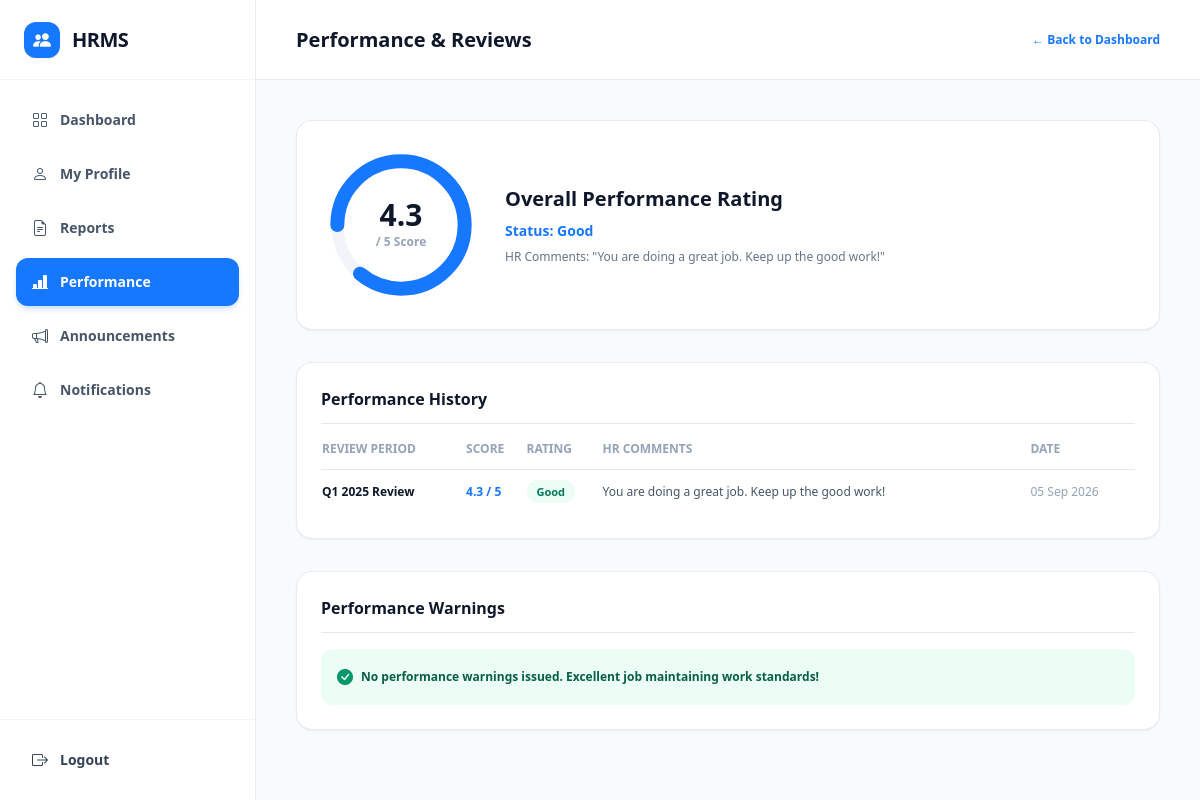
/employees/performance/ (signed in), run on the app's committed database.
### employees/models.py (models this page shows, shortened)
class EmployeePerformance(models.Model):
    RATING_CHOICES = [
        ("EXCELLENT", "Excellent"),
        ("GOOD", "Good"),
        ("AVERAGE", "Average"),
        ("NEEDS_IMPROVEMENT", "Needs Improvement"),
    ]
    performance_id = models.AutoField(
        primary_key=True,
    )
    employee = models.ForeignKey(
        Employee,
        on_delete=models.CASCADE,
        related_name="performance_reviews",
    )
    reviewed_by = models.ForeignKey(
        "hr.HRManager",
        on_delete=models.SET_NULL,
        null=True,
        related_name="employee_performance_reviews",
    )
    review_period = models.CharField(
        max_length=50,
    )
    score = models.DecimalField(
        max_digits=3,
        decimal_places=1,
        default=4.3,
    )
    rating = models.CharField(
        max_length=30,
        choices=RATING_CHOICES,
    )
    comments = models.TextField(
        blank=True,
    )
    review_date = models.DateField(
        auto_now_add=True,
    )

### employees/views.py (the view)
# urls.py: path("performance/", views.performance_view, name="performance"),
@login_required
def performance_view(request):
    try:
        employee = request.user.employee_profile
    except AttributeError:
        messages.error(request, "Employee profile not found.")
        return redirect("employees:login")
    reviews = employee.performance_reviews.all().order_by("-review_date")
    warnings = employee.performance_warnings.all().order_by("-warning_date")
    latest_review = reviews.first()
    score = float(latest_review.score) if latest_review else 4.3
    context = {
        "employee": employee,
        "reviews": reviews,
        "warnings": warnings,
        "latest_review": latest_review,
        "score": score,
    }
    return render(request, "employees/performance.html", context)

### hr_management_system/users/context_processors.py (called while the page is built)
def allauth_settings(request):
    return {
        "ACCOUNT_ALLOW_REGISTRATION": settings.ACCOUNT_ALLOW_REGISTRATION,
    }

### employees/templates/employees/performance.html (shortened to what this page needs)
{% load static %}
<!DOCTYPE html>
<html lang="en">
<head>
    <script src="https://cdn.tailwindcss.com"></script>
    <link rel="stylesheet" href="https://cdn.jsdelivr.net/npm/bootstrap-icons@1.11.3/font/bootstrap-icons.min.css">
</head>
<body class="bg-slate-50 font-sans antialiased text-slate-800 min-h-screen flex">
    <aside class="w-64 bg-white border-r border-slate-200/80 flex flex-col justify-between hidden md:flex shrink-0 min-h-screen">
        <div>
            <div class="h-20 flex items-center px-6 border-b border-slate-100">
                <a href="{% url 'employees:dashboard' %}" class="flex items-center gap-3 text-hrms-blue">
                    <div class="w-9 h-9 bg-hrms-blue text-white rounded-xl flex items-center justify-center text-lg shadow-sm">
                        <i class="bi bi-people-fill"></i>
                    </div>
                    <span class="text-xl font-extrabold tracking-tight text-slate-900">HRMS</span>
                </a>
            </div>
            <nav class="p-4 space-y-1.5">
                <a href="{% url 'employees:dashboard' %}" class="flex items-center gap-3 px-4 py-3 text-sm font-semibold text-slate-600 hover:text-hrms-blue hover:bg-blue-50/60 rounded-xl">
                    <i class="bi bi-grid text-base"></i><span>Dashboard</span>
                </a>
                <a href="{% url 'employees:profile' %}" class="flex items-center gap-3 px-4 py-3 text-sm font-semibold text-slate-600 hover:text-hrms-blue hover:bg-blue-50/60 rounded-xl">
                    <i class="bi bi-person text-base"></i><span>My Profile</span>
                </a>
                <a href="{% url 'employees:reports_list' %}" class="flex items-center gap-3 px-4 py-3 text-sm font-semibold text-slate-600 hover:text-hrms-blue hover:bg-blue-50/60 rounded-xl">
                    <i class="bi bi-file-earmark-text text-base"></i><span>Reports</span>
                </a>
                <a href="{% url 'employees:performance' %}" class="flex items-center gap-3 px-4 py-3 text-sm font-bold text-white bg-hrms-blue rounded-xl shadow-md shadow-blue-500/20">
                    <i class="bi bi-bar-chart-line-fill text-base"></i><span>Performance</span>
                </a>
                <a href="{% url 'employees:announcements' %}" class="flex items-center gap-3 px-4 py-3 text-sm font-semibold text-slate-600 hover:text-hrms-blue hover:bg-blue-50/60 rounded-xl">
                    <i class="bi bi-megaphone text-base"></i><span>Announcements</span>
                </a>
                <a href="{% url 'employees:notifications' %}" class="flex items-center gap-3 px-4 py-3 text-sm font-semibold text-slate-600 hover:text-hrms-blue hover:bg-blue-50/60 rounded-xl">
                    <i class="bi bi-bell text-base"></i><span>Notifications</span>
                </a>
            </nav>
        </div>
        <div class="p-4 border-t border-slate-100">
            <a href="{% url 'employees:logout' %}" class="flex items-center gap-3 px-4 py-3 text-sm font-bold text-slate-700 hover:text-red-600 hover:bg-red-50 rounded-xl">
                <i class="bi bi-box-arrow-right text-base"></i><span>Logout</span>
            </a>
        </div>
    </aside>
    <div class="flex-1 flex flex-col min-w-0">
        <header class="h-20 bg-white border-b border-slate-200/80 px-6 lg:px-10 flex items-center justify-between">
            <h1 class="text-xl font-extrabold text-slate-900">Performance & Reviews</h1>
            <a href="{% url 'employees:dashboard' %}" class="text-xs font-bold text-hrms-blue hover:underline">← Back to Dashboard</a>
        </header>
        <main class="p-6 lg:p-10 space-y-8 max-w-5xl mx-auto w-full">
            <div class="bg-white rounded-2xl p-6 lg:p-8 border border-slate-200/80 shadow-sm flex flex-col sm:flex-row items-center gap-8">
                <div class="relative w-36 h-36 flex items-center justify-center shrink-0">
                    <div class="absolute text-center">
                        <div class="text-3xl font-extrabold text-slate-900 leading-none">{{ score }}</div>
                        <div class="text-xs font-semibold text-slate-400 mt-1">/ 5 Score</div>
                    </div>
                </div>
                <div class="space-y-2 text-center sm:text-left">
                    <h2 class="text-xl font-extrabold text-slate-900">Overall Performance Rating</h2>
                    <p class="text-sm font-semibold text-hrms-blue">Status: {{ latest_review.get_rating_display|default:"Good Performer" }}</p>
                    <p class="text-xs text-slate-500 max-w-md">HR Comments: "{{ latest_review.comments|default:'You are doing a great job. Keep up the good work!' }}"</p>
                </div>
            </div>
            <div class="bg-white rounded-2xl p-6 border border-slate-200/80 shadow-sm space-y-4">
                <h3 class="text-base font-bold text-slate-900 border-b pb-3">Performance History</h3>
                <div class="overflow-x-auto">
                    <table class="w-full text-left text-xs">
                        <thead>
                            <tr class="border-b text-slate-400 font-bold uppercase">
                                <th class="pb-3">Review Period</th>
                                <th class="pb-3">Score</th>
                                <th class="pb-3">Rating</th>
                                <th class="pb-3">HR Comments</th>
                                <th class="pb-3">Date</th>
                            </tr>
                        </thead>
                        <tbody class="divide-y text-slate-700">
                            {% if reviews %}
                                {% for rev in reviews %}
                                    <tr>
                                        <td class="py-3.5 font-bold text-slate-900">{{ rev.review_period }}</td>
                                        <td class="py-3.5 font-bold text-hrms-blue">{{ rev.score }} / 5</td>
                                        <td class="py-3.5"><span class="px-2.5 py-1 text-[11px] font-bold text-emerald-700 bg-emerald-50 rounded-full">{{ rev.get_rating_display }}</span></td>
                                        <td class="py-3.5 text-slate-600 max-w-xs truncate">{{ rev.comments }}</td>
                                        <td class="py-3.5 text-slate-400">{{ rev.review_date|date:"d M Y" }}</td>
                                    </tr>
                                {% endfor %}
                            {% endif %}
                        </tbody>
                    </table>
                </div>
            </div>
            <div class="bg-white rounded-2xl p-6 border border-slate-200/80 shadow-sm space-y-4">
                <h3 class="text-base font-bold text-slate-900 border-b pb-3">Performance Warnings</h3>
                {% if warnings %}
                    <div class="space-y-3">
                        {% for w in warnings %}
                            <div class="p-4 rounded-xl bg-red-50/60 border border-red-200 space-y-1">
                                <div class="flex items-center justify-between text-xs font-bold text-red-900">
                                    <span><i class="bi bi-exclamation-triangle-fill text-red-600 me-2"></i> Warning #{{ w.warning_id }}</span>
                                    <span>{{ w.warning_date|date:"d M Y" }}</span>
                                </div>
                                <p class="text-xs text-red-700">Reason: {{ w.reason }}</p>
                            </div>
                        {% endfor %}
                    </div>
                {% else %}
                    <div class="p-4 rounded-xl bg-emerald-50 text-emerald-800 text-xs font-semibold flex items-center gap-2">
                        <i class="bi bi-check-circle-fill text-emerald-600 text-base"></i>
                        <span>No performance warnings issued. Excellent job maintaining work standards!</span>
                    </div>
                {% endif %}
            </div>
        </main>
    </div>
</body>
</html>

### data on the page
EmployeePerformance: rating "Good", comments "You are doing a great job. Keep up the good work!", review_period "Q1 2025 Review", score "4.3", review_date "05 Sep 2026"

### other printed values
{{ score }} "4.3"
